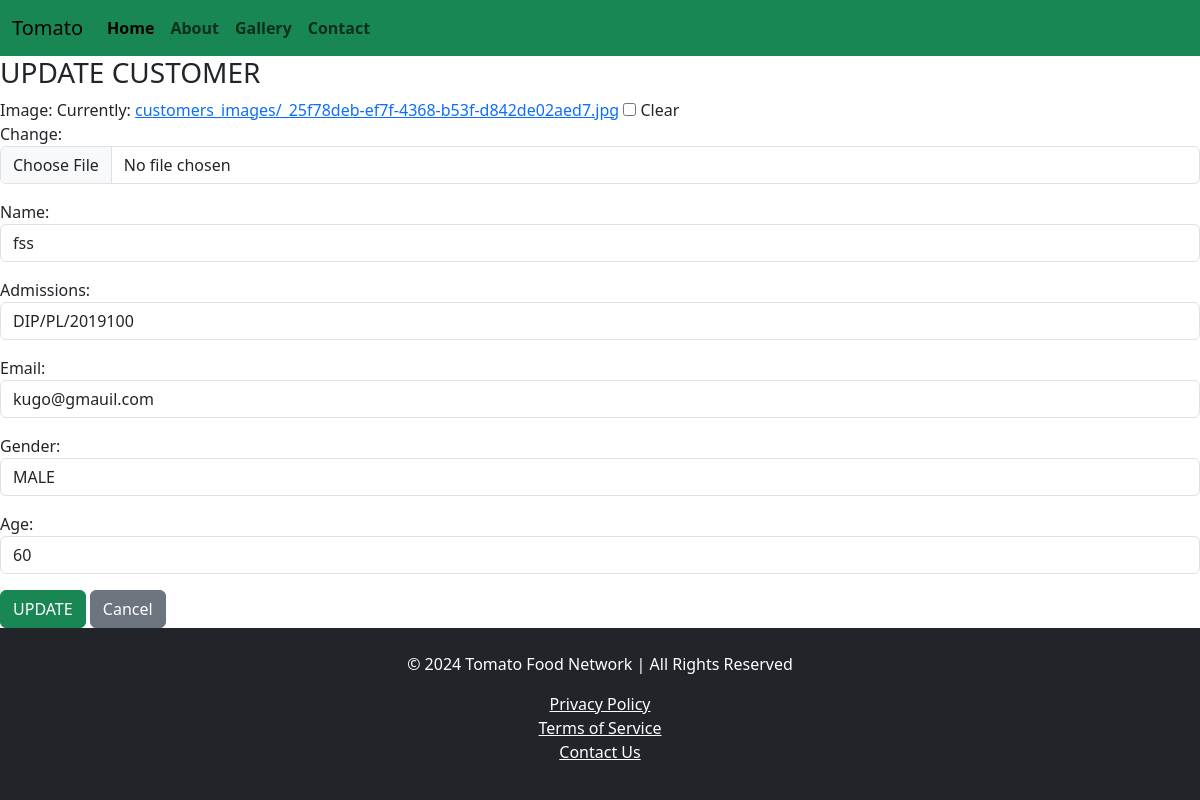
/customers/update/13, run on an earlier commit of the app's database.
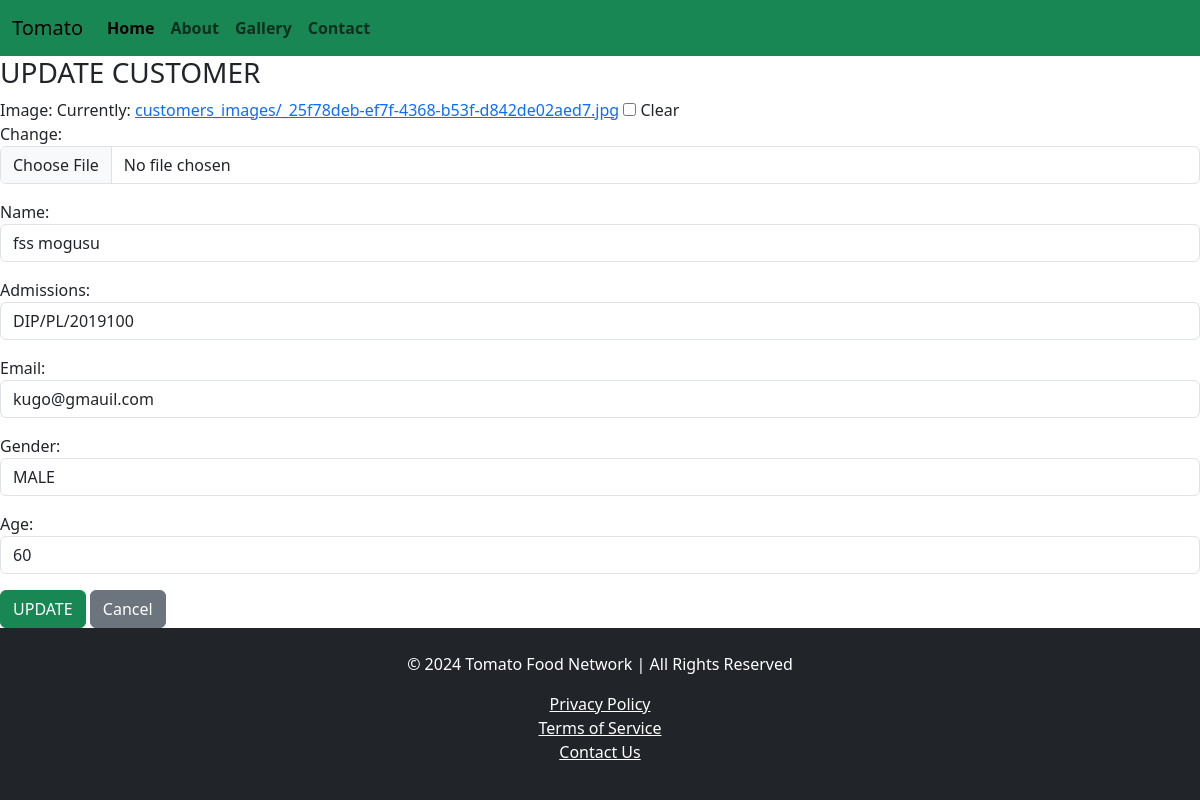
And on a later commit of the database.
### customers/models.py (models this page shows, shortened)
class Customer(models.Model):
    image= models.ImageField(upload_to='customers_images/', blank=True)
    name = models.CharField(max_length=22)
    admissions = models.CharField(max_length=22, validators=[
            RegexValidator(
                regex=r'^DIP/PL/\d{7}$',
                message='Admission must be in the format DIP/PL/XXXXXXX (7 digits).',
                code='invalid_admission'),],)
    email = models.CharField(max_length=25)
    gender = models.CharField(max_length=22)
    age = models.IntegerField()

### customers/views.py (the view)
# urls.py: path('update/<int:id>', views.update, name='update'),
def update(request, id):
    customer = get_object_or_404(Customer, id=id)
    if request.method == 'POST':
        form = CustomerForm(request.POST, request.FILES, instance=customer)
        if form.is_valid():
            form.save()
            if 'image' in request.FILES:
                file_name = os.path.basename(request.FILES['image'].name)
                messages.success(request, f'Customer updated successfully! {file_name} Uploaded')
            else:
                messages.error(request , 'Customer details updated successfully!')
            return redirect('about')
        else:
            messages.error(request , 'Please confirm your Changes!')
    else:
        form = CustomerForm(instance=customer)
    return render(request, 'update.html', {"form":form, "customer":customer})

### customers/forms.py
class CustomerForm(forms.ModelForm):
    class Meta:
        model = Customer
        fields = '__all__'
        widgets = {
            'name': forms.TextInput(attrs={'class': 'form-control' , 'placeholder': 'Enter Your Name'}),
            'admissions':  forms.TextInput(attrs={'class': 'form-control' , 'placeholder': 'DIP/PL/2019033'}),
            'email': forms.EmailInput(attrs={'class': 'form-control' , 'placeholder': 'Enter Your Email'}),
            'gender': forms.TextInput(attrs={'class': 'form-control' , 'placeholder': 'Enter Your Gender'}),
            'age': forms.NumberInput(attrs={'class': 'form-control' , 'placeholder': 'Enter Your Age'}),
            'image': forms.ClearableFileInput(attrs={
                'class': 'form-control' ,
                'accept': 'images/*',
                'title': 'Upload Your Image Here'
            }),
        }

### customers/templates/update.html (shortened to what this page needs)
{% extends 'base.html' %}
{% load static %}
{% block content %}
<h3>UPDATE CUSTOMER</h3>
<form action="" method="POST" ENCTYPE="multipart/form-data">
        {{ form.as_p }}
    <button TYPE="submit" class="btn btn-success">UPDATE</button>
    <a href="{% url 'about' %}" class="btn btn-secondary">Cancel</a>
</form>
{% endblock %}

What changed in the data, as far as the page shows it:
changed Customer "DIP/PL/2019100": name "fss" → "fss mogusu"
